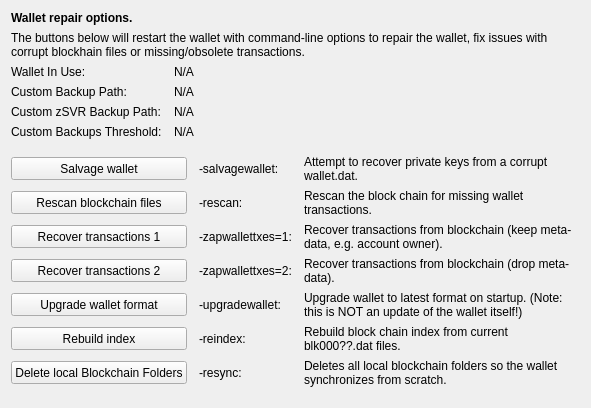
     <widget class="QWidget" name="tab_repair">
      <attribute name="title">
       <string>&amp;Wallet Repair</string>
      </attribute>
      <layout class="QGridLayout" name="gridLayout_4" columnstretch="0,0,0,0">
       <property name="horizontalSpacing">
        <number>12</number>
       </property>
       <item row="0" column="0" colspan="4">
        <widget class="QLabel" name="label_repair_header">
         <property name="font">
          <font>
           <weight>75</weight>
           <bold>true</bold>
          </font>
         </property>
         <property name="text">
          <string>Wallet repair options.</string>
         </property>
        </widget>
       </item>
       <item row="1" column="0" colspan="4">
        <widget class="QLabel" name="label_repair_helptext">
         <property name="font">
          <font>
           <weight>50</weight>
           <bold>false</bold>
          </font>
         </property>
         <property name="text">
          <string>The buttons below will restart the wallet with command-line options to repair the wallet, fix issues with corrupt blockhain files or missing/obsolete transactions.</string>
         </property>
         <property name="wordWrap">
          <bool>true</bool>
         </property>
        </widget>
       </item>
       <item row="2" column="0">
        <widget class="QLabel" name="wallet_path_label">
         <property name="text">
          <string>Wallet In Use:</string>
         </property>
        </widget>
       </item>
       <item row="2" column="1" colspan="3">
        <widget class="QLabel" name="wallet_path">
         <property name="cursor">
          <cursorShape>IBeamCursor</cursorShape>
         </property>
         <property name="text">
          <string>N/A</string>
         </property>
         <property name="textFormat">
          <enum>Qt::PlainText</enum>
         </property>
         <property name="textInteractionFlags">
          <set>Qt::LinksAccessibleByMouse|Qt::TextSelectableByKeyboard|Qt::TextSelectableByMouse</set>
         </property>
        </widget>
       </item>
       <item row="3" column="0">
        <widget class="QLabel" name="wallet_custombackuppath_label">
         <property name="visible">
          <bool>false</bool>
         </property>
         <property name="text">
          <string>Custom Backup Path:</string>
         </property>
        </widget>
       </item>
       <item row="3" column="1" colspan="3">
        <widget class="QLabel" name="wallet_custombackuppath">
         <property name="cursor">
          <cursorShape>IBeamCursor</cursorShape>
         </property>
         <property name="visible">
          <bool>false</bool>
         </property>
         <property name="text">
          <string>N/A</string>
         </property>
         <property name="textFormat">
          <enum>Qt::PlainText</enum>
         </property>
         <property name="textInteractionFlags">
          <set>Qt::LinksAccessibleByMouse|Qt::TextSelectableByKeyboard|Qt::TextSelectableByMouse</set>
         </property>
        </widget>
       </item>
       <item row="4" column="0">
        <widget class="QLabel" name="wallet_customzsvrbackuppath_label">
         <property name="visible">
          <bool>false</bool>
         </property>
         <property name="text">
          <string>Custom zSVR Backup Path:</string>
         </property>
        </widget>
       </item>
       <item row="4" column="1" colspan="3">
        <widget class="QLabel" name="wallet_customzsvrbackuppath">
         <property name="cursor">
          <cursorShape>IBeamCursor</cursorShape>
         </property>
         <property name="visible">
          <bool>false</bool>
         </property>
         <property name="text">
          <string>N/A</string>
         </property>
         <property name="textFormat">
          <enum>Qt::PlainText</enum>
         </property>
         <property name="textInteractionFlags">
          <set>Qt::LinksAccessibleByMouse|Qt::TextSelectableByKeyboard|Qt::TextSelectableByMouse</set>
         </property>
        </widget>
       </item>
       <item row="5" column="0">
        <widget class="QLabel" name="wallet_custombackupthreshold_label">
         <property name="visible">
          <bool>false</bool>
         </property>
         <property name="text">
          <string>Custom Backups Threshold:</string>
         </property>
        </widget>
       </item>
       <item row="5" column="1" colspan="3">
        <widget class="QLabel" name="wallet_custombackupthreshold">
         <property name="cursor">
          <cursorShape>IBeamCursor</cursorShape>
         </property>
         <property name="visible">
          <bool>false</bool>
         </property>
         <property name="text">
          <string>N/A</string>
         </property>
         <property name="textFormat">
          <enum>Qt::PlainText</enum>
         </property>
         <property name="textInteractionFlags">
          <set>Qt::LinksAccessibleByMouse|Qt::TextSelectableByKeyboard|Qt::TextSelectableByMouse</set>
         </property>
        </widget>
       </item>
       <item row="6" column="0">
        <spacer name="verticalSpacer_repair1">
         <property name="orientation">
          <enum>Qt::Vertical</enum>
         </property>
         <property name="sizeHint" stdset="0">
          <size>
           <width>10</width>
           <height>10</height>
          </size>
         </property>
        </spacer>
       </item>
       <item row="7" column="0" colspan="2">
        <widget class="QPushButton" name="btn_salvagewallet">
         <property name="minimumSize">
          <size>
           <width>100</width>
           <height>23</height>
          </size>
         </property>
         <property name="text">
          <string>Salvage wallet</string>
         </property>
        </widget>
       </item>
       <item row="7" column="2">
        <widget class="QLabel" name="label_repair_salvage_command">
         <property name="text">
          <string notr="true">-salvagewallet:</string>
         </property>
        </widget>
       </item>
       <item row="7" column="3">
        <widget class="QLabel" name="label_repair_salvage">
         <property name="text">
          <string>Attempt to recover private keys from a corrupt wallet.dat.</string>
         </property>
         <property name="wordWrap">
          <bool>true</bool>
         </property>
        </widget>
       </item>
       <item row="8" column="0" colspan="2">
        <widget class="QPushButton" name="btn_rescan">
         <property name="minimumSize">
          <size>
           <width>100</width>
           <height>23</height>
          </size>
         </property>
         <property name="text">
          <string>Rescan blockchain files</string>
         </property>
        </widget>
       </item>
       <item row="8" column="2">
        <widget class="QLabel" name="label_repair_rescan_command">
         <property name="text">
          <string notr="true">-rescan:</string>
         </property>
        </widget>
       </item>
       <item row="8" column="3">
        <widget class="QLabel" name="label_repair_rescan">
         <property name="text">
          <string>Rescan the block chain for missing wallet transactions.</string>
         </property>
         <property name="wordWrap">
          <bool>true</bool>
         </property>
        </widget>
       </item>
       <item row="9" column="0" colspan="2">
        <widget class="QPushButton" name="btn_zapwallettxes1">
         <property name="minimumSize">
          <size>
           <width>100</width>
           <height>23</height>
          </size>
         </property>
         <property name="text">
          <string>Recover transactions 1</string>
         </property>
        </widget>
       </item>
       <item row="9" column="2">
        <widget class="QLabel" name="label_repair_zap1_command">
         <property name="text">
          <string notr="true">-zapwallettxes=1:</string>
         </property>
        </widget>
       </item>
       <item row="9" column="3">
        <widget class="QLabel" name="label_repair_zap1">
         <property name="text">
          <string>Recover transactions from blockchain (keep meta-data, e.g. account owner).</string>
         </property>
         <property name="wordWrap">
          <bool>true</bool>
         </property>
        </widget>
       </item>
       <item row="10" column="0" colspan="2">
        <widget class="QPushButton" name="btn_zapwallettxes2">
         <property name="minimumSize">
          <size>
           <width>100</width>
           <height>23</height>
          </size>
         </property>
         <property name="text">
          <string>Recover transactions 2</string>
         </property>
        </widget>
       </item>
       <item row="10" column="2">
        <widget class="QLabel" name="label_repair_zap2_command">
         <property name="text">
          <string notr="true">-zapwallettxes=2:</string>
         </property>
        </widget>
       </item>
       <item row="10" column="3">
        <widget class="QLabel" name="label_repair_zap2">
         <property name="text">
          <string>Recover transactions from blockchain (drop meta-data).</string>
         </property>
         <property name="wordWrap">
          <bool>true</bool>
         </property>
        </widget>
       </item>
       <item row="11" column="0" colspan="2">
        <widget class="QPushButton" name="btn_upgradewallet">
         <property name="minimumSize">
          <size>
           <width>100</width>
           <height>23</height>
          </size>
         </property>
         <property name="text">
          <string>Upgrade wallet format</string>
         </property>
        </widget>
       </item>
       <item row="11" column="2">
        <widget class="QLabel" name="label_repair_upgrade_command">
         <property name="text">
          <string notr="true">-upgradewallet:</string>
         </property>
        </widget>
       </item>
       <item row="11" column="3">
        <widget class="QLabel" name="label_repair_upgrade">
         <property name="text">
          <string>Upgrade wallet to latest format on startup. (Note: this is NOT an update of the wallet itself!)</string>
         </property>
         <property name="wordWrap">
          <bool>true</bool>
         </property>
        </widget>
       </item>
       <item row="12" column="0" colspan="2">
        <widget class="QPushButton" name="btn_reindex">
         <property name="minimumSize">
          <size>
           <width>100</width>
           <height>23</height>
          </size>
         </property>
         <property name="text">
          <string>Rebuild index</string>
         </property>
        </widget>
       </item>
       <item row="12" column="2">
        <widget class="QLabel" name="label_repair_reindex_command">
         <property name="text">
          <string notr="true">-reindex:</string>
         </property>
        </widget>
       </item>
       <item row="12" column="3">
        <widget class="QLabel" name="label_repair_reindex">
         <property name="text">
          <string>Rebuild block chain index from current blk000??.dat files.</string>
         </property>
         <property name="wordWrap">
          <bool>true</bool>
         </property>
        </widget>
       </item>
       <item row="13" column="0" colspan="2">
        <widget class="QPushButton" name="btn_resync">
         <property name="minimumSize">
          <size>
           <width>100</width>
           <height>23</height>
          </size>
         </property>
         <property name="text">
          <string>Delete local Blockchain Folders</string>
         </property>
        </widget>
       </item>
       <item row="13" column="2">
        <widget class="QLabel" name="label_repair_resync_command">
         <property name="text">
          <string>-resync:</string>
         </property>
        </widget>
       </item>
       <item row="13" column="3">
        <widget class="QLabel" name="label_repair_resync">
         <property name="text">
          <string>Deletes all local blockchain folders so the wallet synchronizes from scratch.</string>
         </property>
         <property name="wordWrap">
          <bool>true</bool>
         </property>
        </widget>
       </item>
       <item row="14" column="0">
        <spacer name="verticalSpacer_repair2">
         <property name="orientation">
          <enum>Qt::Vertical</enum>
         </property>
         <property name="sizeHint" stdset="0">
          <size>
           <width>20</width>
           <height>10</height>
          </size>
         </property>
        </spacer>
       </item>
      </layout>
     </widget>
